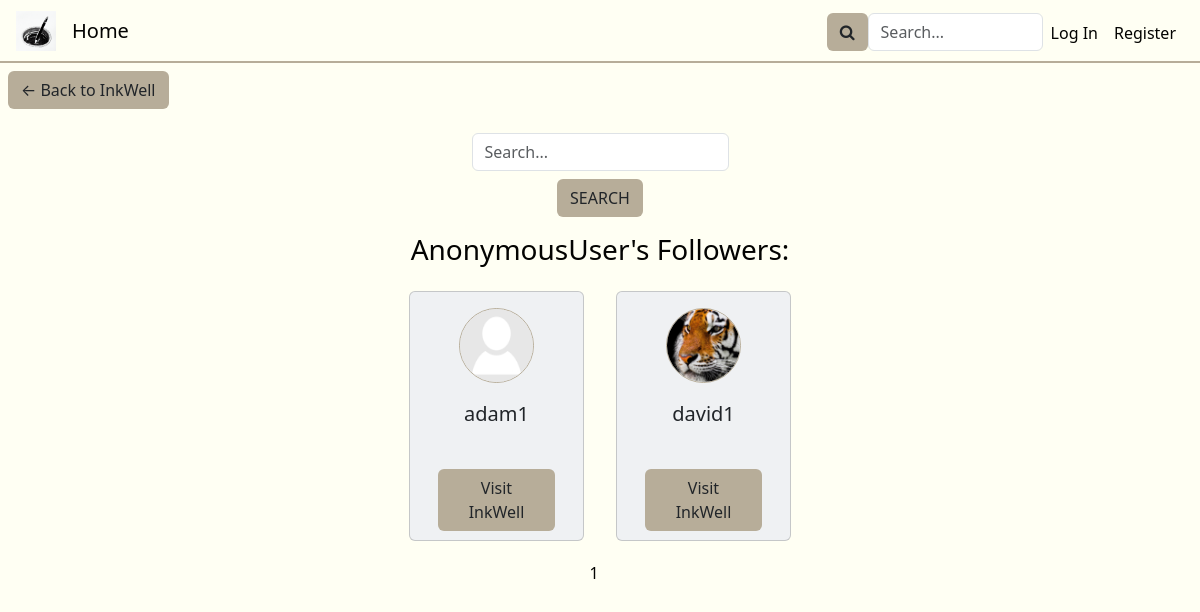
Page /well/admin/followers on the committed database.
### inkwell/models.py (models this page shows, shortened)
class User(AbstractUser):
    about = models.CharField(max_length=250, default="")
    profilePicture = models.ImageField(upload_to='', blank=True, null=True)

### inkwell/views.py (the view)
# urls.py: path('well/<str:username>/followers', views.followers, {'searchQuery':''}, name='followers'),
def followers(request, username, searchQuery):
    user = User.objects.get(username=username)
    if searchQuery == "":
        followers = User.objects.filter(follower__followee=user.pk).distinct()
    else:
        followers = User.objects.filter(follower__followee=user.pk, username__contains=searchQuery).distinct()
    pag = Paginator(followers, 20)
    page = request.GET.get('page')
    try:
        pag_items = pag.page(page)
    except PageNotAnInteger:
        pag_items = pag.page(1)
    except EmptyPage:
        pag_items = pag.page(pag.num_pages)
    pages = range(1, pag.num_pages+1)
    return render(request, "inkwell/followers.html", {
        "followers": pag_items,
        "pages": pages,
        "followed_user": user,
        "title": f"{user.username}'s Followers"
    })

### inkwell/templates/inkwell/followers.html (shortened to what this page needs)
{% extends "inkwell/layout.html" %}
{% block body %}
<a href="{% url 'well' username=followed_user.username %}"><button class="backToInkWell btn btn-khaki">&larr; Back to InkWell</button></a>
<div class="followersList row d-flex justify-content-center">
    <div class="disFdirColAliCen">
        <form class="form disFdirColAliCen" action="{% url 'searchFollowers' username=followed_user.username %}" method="post">
            <input placeholder="Search..." type="text" class="searchInput-style form-control" name="searchFollowersQuery">
            <button class="btn btn-khaki mt-2" type="submit">SEARCH</button>
        </form>
    </div>
    <h3 class="text-center mt-3">{{ user }}'s Followers:</h3>
    {% for follower in followers %}
    <div class="card col-md-4">
        <div class="card-body disFdirColAliCen">
            {% if follower.profilePicture %}
                <img class="author-profile-picture" src="/media/{{follower.profilePicture}}">
            {% else %}
                <img class="author-profile-picture" src="/media/no-profile-picture-icon.jpg">
            {% endif %}
            <span class="card-title lead">{{ follower.username }}</span>
            <br>
            <a href="{% url 'well' username=follower.username %}"><button class="btn btn-khaki">Visit InkWell</button></a>
        </div>
    </div>
    {% endfor %}
    <div class="pagination d-flex justify-content-center">
        {% for page in pages %}
            {% if page == followers.number %}
            <span class="current">{{ page }}</span>
            {% else %}
                <a href="?page={{ page }}">{{ page }}</a>
            {% endif %}
        {% endfor %}
    </div>
</div>
{% endblock %}

### inkwell/static/inkwell/styles.css (style rules this page uses)
:root { --dark-green: #0d2818ff; --pakistan-green: #04471cff; --sea-green: #058c42ff; --malachite: #16db65ff; --coquelicot: #f15025ff; --white: #ffffffff; --platinum: #e6e8e6ff; --timberwolf: #ced0ceff; --eerie-black: #191919ff; --gunmetal: #223843ff; --timberwolf: #dbd3d8ff; --desert-sand: #d8b4a0ff; --burnt-sienna: #d77a61ff; --baby-powder: #fdfffcff; --lapis-lazuli: #235789ff; --fire-engine-red: #c1292eff; --school-bus-yellow: #f1d302ff; --raisin-black: #161925ff; --khaki: #b7ad99ff; --antiflash-white: #eff1f3ff; --black: #020202ff; --black: #030301ff; --ivory: #fffff3ff; --primary-color: var(--antiflash-white); --secondary-color: var(--ivory); --background-color: var(--ivory); --text-color: var(--black); --border-color: var(--khaki); --button-color: var(--khaki); }
.followersList .card, .inkCoAuthorsList .card { height: 250px; width: 175px; }
.card { height: 450px; }
p, a, h1, h2, h3, h4, h5, span { color: var(--text-color); }
body { background-color: var(--background-color); margin: 0; z-index: 0; }
.pagination a, .pagination span { margin: 0.3rem; }
.disFdirColAliCen { display: flex; flex-direction: column; align-items: center; }
.backToInkView, .backToInkWell { margin: 0.5rem; }
.searchInput-style { width: auto; }
.row { padding: 1rem; margin: 0; }
.author-profile-picture { border: 1px var(--border-color) solid; border-radius: 50%; width: 75px; height: 75px; overflow: hidden; }
.card { width: 316px; margin: 1rem; background-color: var(--primary-color); }
.card span, .card a { margin-bottom: 1rem; }
.btn-khaki { background-color: var(--button-color); }
.card-title { margin-top:1rem; }

### rows in the picture
User: username "adam1"
User: profilePicture (picture), username "david1"

### other values in the picture
{{ user }} "AnonymousUser"
{{ page }} "1"
